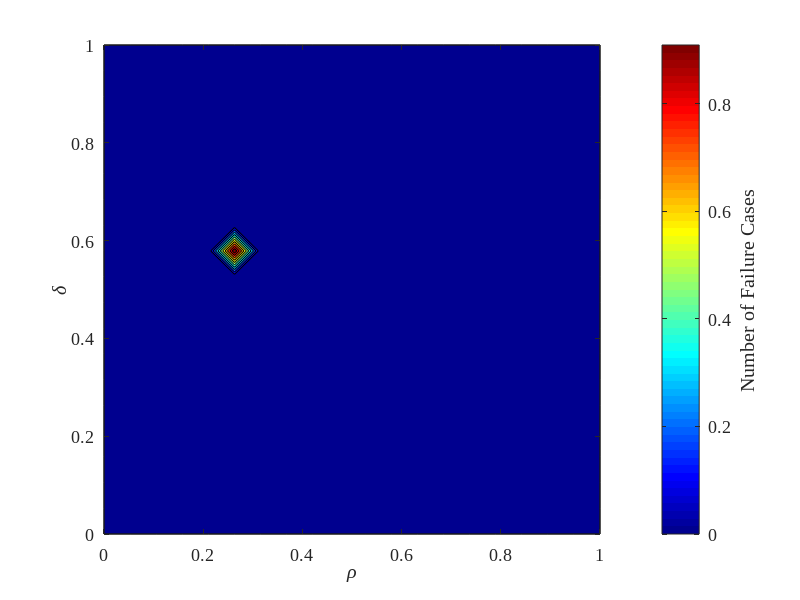

Reproduce this figure in MATLAB. (Note: this script raises an error after producing the figure.)
LIB_PATH = 'lib';
addpath(LIB_PATH);

font = 'Times New Roman';
font_size = 13;
hist_n_bins = 20;
xmax = 1;
ymax = 1;
x_range = linspace(0, ceil(xmax * 10) / 10, hist_n_bins);
y_range = linspace(0, ceil(ymax * 10) / 10, hist_n_bins);
fig_hndl = figure('Name','Sample Extent-Rate of Degradation Histogram', ...
    'NumberTitle','off');
hist = hist3([0.6, 0.3], 'Edges', {y_range, x_range});
contourf(x_range, y_range, mat2gray(hist));
colormap(jet);
cb = colorbar;
ylabel(cb, 'Number of Failure Cases', ...
    'FontName', font, 'Fontsize', font_size)
set(cb,'FontName', font, 'Fontsize', font_size);
set(gca, 'FontName', font, 'Fontsize', font_size)
xlabel('\it\rho'), ylabel('\it\delta')
save2pdf('sample_hist', fig_hndl, 600);

rmpath('lib')